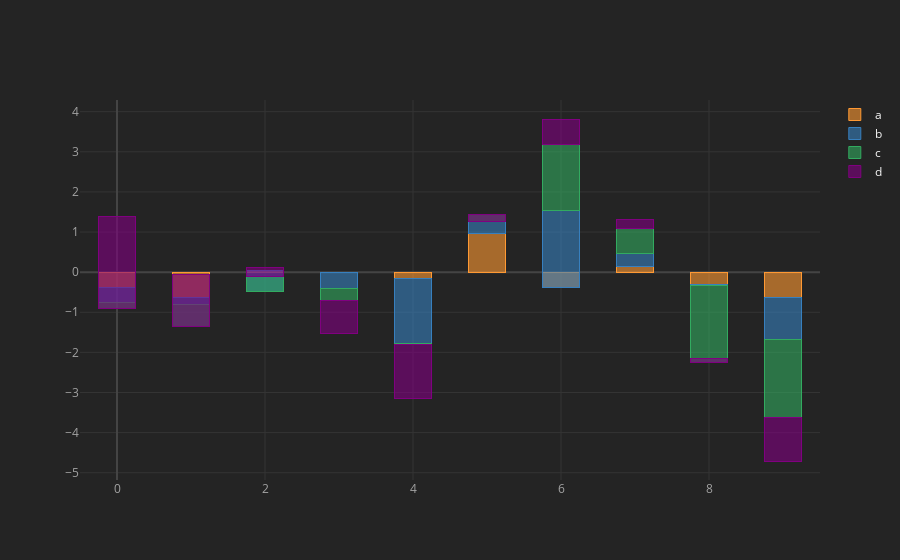

Notebook cell for this chart:
### Code cell
cf.set_config_file(theme='henanigans')
df5.iplot(kind='bar',barmode='stack',bargap=0.5)

### Figure 1 — Plotly figure (JSON) as saved in the notebook; plotly's stock layout.template omitted (floating-point values rounded to 4 significant figures)
{"data": [{"marker": {"color": "rgba(255, 153, 51, 0.6)", "line": {"color": "rgba(255, 153, 51, 1.0)", "width": 1}}, "name": "a", "orientation": "v", "text": "", "type": "bar", "x": [0, 1, 2, 3, 4, 5, 6, 7, 8, 9], "y": [-0.3762, -0.6334, 0.03276, -0.01331, -0.1602, 0.9534, -0.377, 0.1444, -0.306, -0.6211]}, {"marker": {"color": "rgba(55, 128, 191, 0.6)", "line": {"color": "rgba(55, 128, 191, 1.0)", "width": 1}}, "name": "b", "orientation": "v", "text": "", "type": "bar", "x": [0, 1, 2, 3, 4, 5, 6, 7, 8, 9], "y": [-0.3898, -0.1719, -0.5052, -0.3837, -1.622, 0.3155, 1.906, 0.3173, -0.02978, -1.045]}, {"marker": {"color": "rgba(50, 171, 96, 0.6)", "line": {"color": "rgba(50, 171, 96, 1.0)", "width": 1}}, "name": "c", "orientation": "v", "text": "", "type": "bar", "x": [0, 1, 2, 3, 4, 5, 6, 7, 8, 9], "y": [-0.1391, -0.5378, 0.3689, -0.3039, -0.03033, 0.1669, 1.647, 0.6314, -1.916, -1.96]}, {"marker": {"color": "rgba(128, 0, 128, 0.6)", "line": {"color": "rgba(128, 0, 128, 1.0)", "width": 1}}, "name": "d", "orientation": "v", "text": "", "type": "bar", "x": [0, 1, 2, 3, 4, 5, 6, 7, 8, 9], "y": [2.295, 1.275, 0.2099, -0.8232, -1.343, -0.178, 0.6408, 0.217, 0.106, -1.081]}], "layout": {"bargap": 0.5, "barmode": "stack", "legend": {"bgcolor": "#242424", "font": {"color": "#F4F4F4"}, "traceorder": "normal"}, "paper_bgcolor": "#242424", "plot_bgcolor": "#242424", "title": {"font": {"color": "#F4F4F4"}}, "xaxis": {"gridcolor": "#343434", "showgrid": true, "tickfont": {"color": "#A4A4A4"}, "title": {"font": {"color": "#A4A4A4"}, "text": ""}, "zerolinecolor": "#444444"}, "yaxis": {"gridcolor": "#343434", "showgrid": true, "tickfont": {"color": "#A4A4A4"}, "title": {"font": {"color": "#A4A4A4"}, "text": ""}, "zerolinecolor": "#444444"}}}
